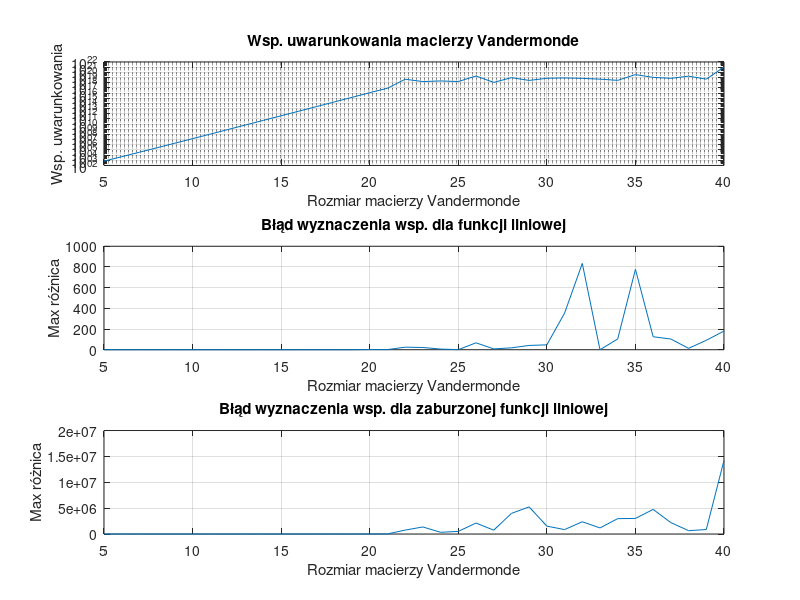

Reproduce this figure in MATLAB.
function [matrix_condition_numbers, max_coefficients_difference_1, max_coefficients_difference_2] = zadanie3()
% Zwracane są trzy wektory wierszowe:
% matrix_condition_numbers - współczynniki uwarunkowania badanych macierzy Vandermonde
% max_coefficients_difference_1 - maksymalna różnica między referencyjnymi a obliczonymi współczynnikami wielomianu,
%       gdy b zawiera wartości funkcji liniowej
% max_coefficients_difference_2 - maksymalna różnica między referencyjnymi a obliczonymi współczynnikami wielomianu,
%       gdy b zawiera zaburzone wartości funkcji liniowej

    N = 5:40;

    %% chart 1
    matrix_condition_numbers = zeros(1, length(N));
    for i = 1:length(N)
        ni = N(i);
        V = vandermonde_matrix(ni);
        matrix_condition_numbers(i) = cond(V);
    end
    
    %% chart 2
    a1 = randi([20,30]);
    max_coefficients_difference_1 = zeros(1, length(N));
    for i = 1:length(N)
        ni = N(i);
        V = vandermonde_matrix(ni);
    
        % Niech wektor b zawiera wartości funkcji liniowej
        b = linspace(0,a1,ni)';
        reference_coefficients = [ 0; a1; zeros(ni-2,1) ]; % tylko a1 jest niezerowy
    
        % Wyznacznie współczynników wielomianu interpolującego
        calculated_coefficients = V \ b;

        max_coefficients_difference_1(i) = max(abs(calculated_coefficients-reference_coefficients));
    end

    %% chart 3
    max_coefficients_difference_2 = zeros(1, length(N));
    for i = 1:length(N)
        ni = N(i);
        V = vandermonde_matrix(ni);
    
        % Niech wektor b zawiera wartości funkcji liniowej nieznacznie zaburzone
        b = linspace(0,a1,ni)' + rand(ni,1)*1e-10;
        reference_coefficients = [ 0; a1; zeros(ni-2,1) ]; % tylko a1 jest niezerowy
    
        % Wyznacznie współczynników wielomianu interpolującego
        calculated_coefficients = V \ b;
        
        max_coefficients_difference_2(i) = max(abs(calculated_coefficients-reference_coefficients));
    end
    
    figure;

    subplot(3,1,1);
    semilogy(N, matrix_condition_numbers);
    title('Wsp. uwarunkowania macierzy Vandermonde');
    xlabel('Rozmiar macierzy Vandermonde');
    ylabel('Wsp. uwarunkowania');
    grid on;

    subplot(3,1,2);
    plot(N, max_coefficients_difference_1);
    title('Błąd wyznaczenia wsp. dla funkcji liniowej');
    xlabel('Rozmiar macierzy Vandermonde');
    ylabel('Max różnica');
    grid on;

    subplot(3,1,3);
    plot(N, max_coefficients_difference_2);
    title('Błąd wyznaczenia wsp. dla zaburzonej funkcji liniowej');
    xlabel('Rozmiar macierzy Vandermonde');
    ylabel('Max różnica');
    grid on;

    saveas(gcf, 'zadanie3.png');
end


function V = vandermonde_matrix(N)
    % Generuje macierz Vandermonde dla N punktów równomiernie rozmieszczonych w przedziale [0, 1]
    x_coarse = linspace(0,1,N);
    V = zeros(N);

    for i = 1:N
        V(:,i) = x_coarse.^(i-1);
    end
end